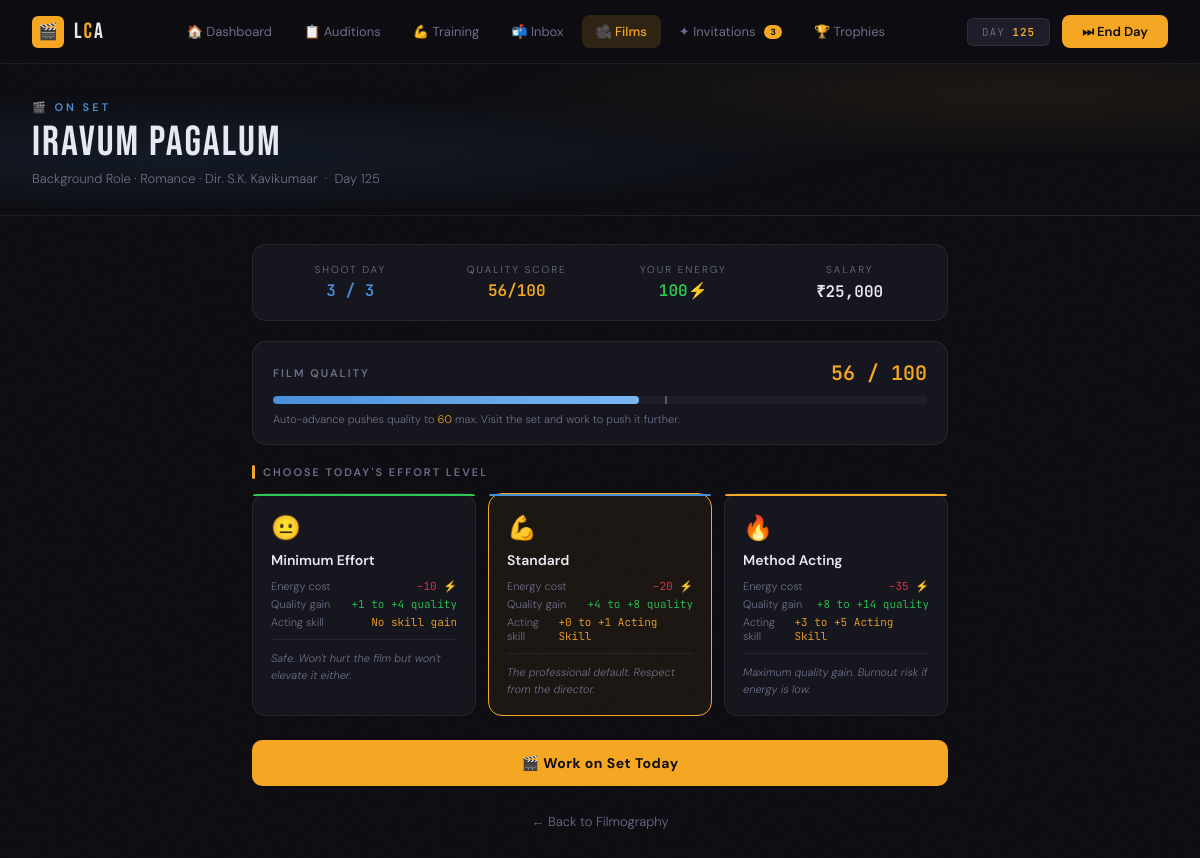
Screenshot of /filming/1/2 with the database file from the repository.
### app.py (models this page shows)
class Actor(db.Model):
    id              = db.Column(db.Integer, primary_key=True)
    name            = db.Column(db.String(80), nullable=False)
    industry        = db.Column(db.String(20))
    persona         = db.Column(db.String(30))
    funds           = db.Column(db.Integer, default=50000)
    energy          = db.Column(db.Integer, default=100)
    fame            = db.Column(db.Integer, default=5)
    game_day        = db.Column(db.Integer, default=1)
    acting_skill    = db.Column(db.Integer, default=10)
    screen_presence = db.Column(db.Integer, default=10)
    looks           = db.Column(db.Integer, default=10)
    dialogue        = db.Column(db.Integer, default=10)
    dancing         = db.Column(db.Integer, default=10)
    connections     = db.Column(db.Integer, default=0)
    fitness         = db.Column(db.Integer, default=10)
    resilience      = db.Column(db.Integer, default=10)
    credibility     = db.Column(db.Integer, default=80)
    is_tired        = db.Column(db.Boolean, default=False)
    tired_days_left = db.Column(db.Integer, default=0)

class Film(db.Model):
    id                  = db.Column(db.Integer, primary_key=True)
    actor_id            = db.Column(db.Integer, db.ForeignKey('actor.id'), nullable=False)
    application_id      = db.Column(db.Integer, db.ForeignKey('job_application.id'))
    movie_title         = db.Column(db.String(100))
    role_type           = db.Column(db.String(50))
    role_tier           = db.Column(db.String(2))
    genre               = db.Column(db.String(30))
    director            = db.Column(db.String(80))
    director_stars      = db.Column(db.Integer, default=3)
    budget              = db.Column(db.String(10))
    salary              = db.Column(db.Integer, default=0)
    total_shoot_days    = db.Column(db.Integer, default=10)
    days_completed      = db.Column(db.Integer, default=0)
    status              = db.Column(db.String(20), default='filming')
    box_office_result   = db.Column(db.String(20))   # blockbuster/hit/average/flop/disaster
    box_office_score    = db.Column(db.Float)
    fame_change         = db.Column(db.Integer, default=0)
    release_day         = db.Column(db.Integer)       # game_day when released
    review              = db.Column(db.Text)
    quality_score   = db.Column(db.Integer, default=50)
    last_visit_day  = db.Column(db.Integer, default=0)

### app.py (the view)
@app.route('/filming/<int:actor_id>/<int:film_id>')
def filming_set(actor_id, film_id):
    actor = db.get_or_404(Actor, actor_id)
    film  = db.get_or_404(Film, film_id)
    offer_count = JobApplication.query.filter_by(
        actor_id=actor_id, status='offered'
    ).count()
    invite_count = Invitation.query.filter_by(
        actor_id=actor_id, is_active=True
    ).filter(Invitation.expires_day >= actor.game_day).count()
    already_visited = (film.last_visit_day == actor.game_day)
    on_set_event    = None if already_visited else get_todays_event()
    released_films = Film.query.filter_by(actor_id=actor_id, status='released').all()
    prestige = get_prestige(actor, released_films)
    return render_template(
        'filming.html',
        actor=actor,
        film=film,
        prestige=prestige,
        offer_count=offer_count,
        invite_count=invite_count,
        already_visited=already_visited,
        on_set_event=on_set_event,
        effort_options=EFFORT_OPTIONS,
        auto_quality_cap=60,
    )

### filming.py (called while the page is built)
def get_todays_event():
    if random.random() < 0.25:
        return random.choice(ON_SET_EVENTS)
    return None

### game_state.py (called while the page is built, shortened)
def get_prestige(actor, released_films):
    film_count    = len(released_films)
    blockbusters  = sum(1 for f in released_films if f.box_office_result == 'blockbuster')
    hits_or_above = sum(1 for f in released_films if f.box_office_result in ('blockbuster', 'hit'))
    if actor.fame >= 75 and film_count >= 10 and hits_or_above >= 3:
        return {
            'rank':      'superstar',
            'label':     'Superstar',
            'emoji':     '🔥',
            'next_rank': {
                'label':    'Legend',
                'needs': [
                    f'Fame to 100 (currently {actor.fame})',
                    f'15 released films (currently {film_count})',
                    f'5 Blockbusters (currently {blockbusters})',
                ],
            },
        }

### templates/filming.html (shortened to what this page needs)
{% extends "base.html" %}
{% block nav_films %}active{% endblock %}
{% block content %}
<div class="page-hero">
  <div class="page-label">🎬 On Set</div>
  <div class="page-title">{{ film.movie_title }}</div>
  <div class="page-sub">
    {{ film.role_type }} · {{ film.genre }} · Dir. {{ film.director }}
    &nbsp;·&nbsp; Day {{ actor.game_day }}
  </div>
</div>
<div class="content-wrap">
  <div class="film-strip">
    <div class="strip-stat">
      <div class="strip-label">Shoot Day</div>
      <div class="strip-value blue">{{ film.days_completed }} / {{ film.total_shoot_days }}</div>
    </div>
    <div class="strip-stat">
      <div class="strip-label">Quality Score</div>
      <div class="strip-value gold">{{ film.quality_score }}/100</div>
    </div>
    <div class="strip-stat">
      <div class="strip-label">Your Energy</div>
      <div class="strip-value {% if actor.energy >= 60 %}green{% elif actor.energy >= 30 %}gold{% else %}" style="color:var(--red){% endif %}">{{ actor.energy }}⚡</div>
    </div>
    <div class="strip-stat">
      <div class="strip-label">Salary</div>
      <div class="strip-value">₹{{ "{:,}".format(film.salary) }}</div>
    </div>
  </div>
  <div class="quality-card">
    <div class="quality-header">
      <div class="quality-label">Film Quality</div>
      <div class="quality-value">{{ film.quality_score }} / 100</div>
    </div>
    <div class="quality-track">
      <div class="quality-fill {% if film.quality_score > auto_quality_cap %}high{% endif %}"
           style="width: {{ film.quality_score }}%"></div>
      <div class="quality-cap-marker" style="left: {{ auto_quality_cap }}%"></div>
    </div>
    {% if film.quality_score <= auto_quality_cap %}
    <div class="quality-hint">
      Auto-advance pushes quality to <span>{{ auto_quality_cap }}</span> max.
      Visit the set and work to push it further.
    </div>
    {% else %}
    <div class="quality-hint" style="color:var(--gold)">
      ✦ Above the auto-advance ceiling — your visits are making a difference.
    </div>
    {% endif %}
  </div>
  {% if already_visited %}
  <div class="visited-banner">
    <span style="font-size:18px">✓</span>
    <div>
      <strong style="display:block;margin-bottom:2px;">Set visited today</strong>
      You've already put in your work for Day {{ actor.game_day }}. End the day to come back tomorrow.
    </div>
  </div>
  <div class="section-label">Today's Effort — Already Submitted</div>
  <div class="effort-grid" style="opacity:0.45;pointer-events:none;">
    {% for opt in effort_options %}
    <div class="effort-card color-{{ opt.color }}">
      <div class="effort-emoji">{{ opt.emoji }}</div>
      <div class="effort-name">{{ opt.label }}</div>
      <div class="effort-stat"><span>Energy cost</span><span class="warn">–{{ opt.energy_cost }} ⚡</span></div>
      <div class="effort-stat"><span>Quality gain</span><span class="pos">{{ opt.quality }}</span></div>
      <div class="effort-stat"><span>Skill gain</span><span class="gold">{{ opt.acting }}</span></div>
      <div class="effort-note">{{ opt.note }}</div>
    </div>
    {% endfor %}
  </div>
  <button class="submit-btn" disabled>✓ Already Worked Today</button>
  {% else %}
  <div class="section-label">Choose Today's Effort Level</div>
  <form action="/filming/{{ actor.id }}/{{ film.id }}/work" method="POST" id="effortForm">
    <div class="effort-grid">
      {% for opt in effort_options %}
      <label class="effort-card color-{{ opt.color }}" id="card-{{ opt.key }}"
             onclick="selectEffort('{{ opt.key }}')">
        <div class="effort-emoji">{{ opt.emoji }}</div>
        <div class="effort-name">{{ opt.label }}</div>
        <div class="effort-stat">
          <span>Energy cost</span>
          <span class="warn">–{{ opt.energy_cost }} ⚡</span>
        </div>
        <div class="effort-stat">
          <span>Quality gain</span>
          <span class="pos">{{ opt.quality }}</span>
        </div>
        <div class="effort-stat">
          <span>Acting skill</span>
          <span class="gold">{{ opt.acting }}</span>
        </div>
        <div class="effort-note">{{ opt.note }}</div>
      </label>
      {% endfor %}
    </div>
    <button type="submit" class="submit-btn">
      🎬 Work on Set Today
    </button>
  </form>
  {% endif %}
  <div style="text-align:center;">
    <a href="/films/{{ actor.id }}"
       style="font-size:13px;color:var(--text-muted);text-decoration:none;transition:color 0.2s;"
       onmouseover="this.style.color='var(--text)'"
       onmouseout="this.style.color='var(--text-muted)'">
      ← Back to Filmography
    </a>
  </div>
</div>
{% endblock %}

### templates/base.html (shortened to what this page needs)
<!DOCTYPE html>
<html lang="en">
<head>
</head>
<body>
<div class="page">
{% block nav %}
{% if actor is defined %}
<nav class="nav">
  <a href="/dashboard/{{ actor.id }}" class="nav-logo">
    <div class="nav-logo-icon">🎬</div>
    <div class="nav-logo-text">L<span>C</span>A</div>
  </a>
  <div class="nav-links">
    <a href="/dashboard/{{ actor.id }}"    class="nav-link {% block nav_dash %}{% endblock %}">🏠 Dashboard</a>
    <a href="/job-board/{{ actor.id }}"    class="nav-link {% block nav_jobs %}{% endblock %}">📋 Auditions</a>
    <a href="/training/{{ actor.id }}"     class="nav-link {% block nav_train %}{% endblock %}">💪 Training</a>
    <a href="/applications/{{ actor.id }}" class="nav-link {% block nav_inbox %}{% endblock %}">
      📬 Inbox
    </a>
    <a href="/films/{{ actor.id }}"        class="nav-link {% block nav_films %}{% endblock %}">🎥 Films</a>
    <a href="/invitations/{{ actor.id }}"
        class="nav-link {% block nav_invites %}{% endblock %}">
      ✦ Invitations
      {% if invite_count is defined and invite_count > 0 %}
    <span class="nav-badge" style="background:var(--gold);color:#0D0D12;">
      {{ invite_count }}
    </span>
  {% endif %}
</a>
<a href="/milestones/{{ actor.id }}"
   class="nav-link {% block nav_trophies %}{% endblock %}">
  🏆 Trophies
</a>
  </div>
  <div class="nav-right">
    <div class="nav-day">DAY <span>{{ actor.game_day }}</span></div>
    <form action="/rest/{{ actor.id }}" method="POST">
      <button type="submit" class="end-day-btn">⏭ End Day</button>
    </form>
  </div>
</nav>
{% endif %}
{% endblock %}
{% block content %}{% endblock %}
</div>
</body>
</html>

### templates/base.html (style rules this page uses)
:root { --bg: #0D0D12; --surface: #16161E; --surface2: #1E1E2A; --border: rgba(255,255,255,0.07); --gold: #F5A623; --gold-dim: rgba(245,166,35,0.15); --gold-glow: rgba(245,166,35,0.3); --red: #E63946; --red-dim: rgba(230,57,70,0.15); --green: #2DC653; --green-dim: rgba(45,198,83,0.12); --blue: #4A90D9; --blue-dim: rgba(74,144,217,0.15); --purple: #9B59B6; --teal: #1ABC9C; --text: #E8E8F0; --text-muted: #6E6E8A; --text-dim: #3A3A52; }
*, *::before, *::after { box-sizing: border-box; margin: 0; padding: 0; }
body { background: var(--bg); color: var(--text); font-family: 'DM Sans', sans-serif; font-weight: 300; min-height: 100vh; overflow-x: hidden; }
body::before { content: ''; position: fixed; inset: 0; pointer-events: none; z-index: 0; opacity: 0.4; }
.nav { position: sticky; top: 0; z-index: 100; background: linear-gradient(180deg, rgba(13,13,18,0.98) 0%, rgba(13,13,18,0.85) 100%); backdrop-filter: blur(20px); -webkit-backdrop-filter: blur(20px); border-bottom: 1px solid var(--border); padding: 0 32px; height: 64px; display: flex; align-items: center; justify-content: space-between; gap: 16px; }
.nav-logo { display: flex; align-items: center; gap: 10px; text-decoration: none; flex-shrink: 0; }
.nav-logo-icon { width: 32px; height: 32px; background: var(--gold); border-radius: 6px; display: flex; align-items: center; justify-content: center; font-size: 16px; }
.nav-logo-text { font-family: 'Bebas Neue', sans-serif; font-size: 22px; letter-spacing: 2px; color: var(--text); }
.nav-logo-text span { color: var(--gold); }
.nav-links { display: flex; align-items: center; gap: 4px; flex: 1; justify-content: center; }
.nav-link { padding: 8px 14px; border-radius: 8px; font-size: 13px; font-weight: 400; color: var(--text-muted); text-decoration: none; display: flex; align-items: center; gap: 7px; transition: all 0.2s; white-space: nowrap; }
.nav-link.active { background: var(--gold-dim); color: var(--gold); font-weight: 500; }
.nav-badge { background: var(--red); color: white; font-size: 9px; font-weight: 700; padding: 1px 6px; border-radius: 8px; margin-left: 2px; }
.nav-right { display: flex; align-items: center; gap: 12px; flex-shrink: 0; }
.nav-day { font-family: 'JetBrains Mono', monospace; font-size: 11px; color: var(--text-muted); background: var(--surface2); border: 1px solid var(--border); padding: 6px 14px; border-radius: 6px; letter-spacing: 1px; white-space: nowrap; }
.nav-day span { color: var(--gold); font-weight: 600; }
.end-day-btn { background: var(--gold); color: #0D0D12; border: none; padding: 8px 20px; border-radius: 8px; font-family: 'DM Sans', sans-serif; font-size: 13px; font-weight: 600; cursor: pointer; display: flex; align-items: center; gap: 8px; transition: all 0.2s; white-space: nowrap; }
.page { position: relative; z-index: 1; }

### rows the page displays
Actor: game_day "125", energy "100"
Film: movie_title "Iravum Pagalum", role_type "Background Role", genre "Romance", director "S.K. Kavikumaar", days_completed "3", total_shoot_days "3", quality_score "56", salary "25,000"

### other values shown
{{ invite_count }} "3"
{{ auto_quality_cap }} "60"
{{ opt.emoji }} "😐" "💪" "🔥"
{{ opt.label }} "Minimum Effort" "Standard" "Method Acting"
{{ opt.energy_cost }} "10" "20" "35"
{{ opt.quality }} "+1 to +4 quality" "+4 to +8 quality" "+8 to +14 quality"
{{ opt.acting }} "No skill gain" "+0 to +1 Acting Skill" "+3 to +5 Acting Skill"
{{ opt.note }} "Safe. Won't hurt the film but won't elevate it either." "The professional default. Respect from the director." "Maximum quality gain. Burnout risk if energy is low."
